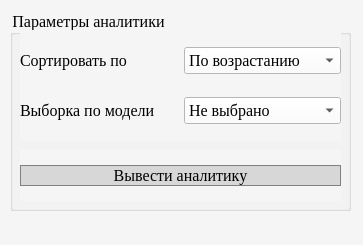
<?xml version="1.0" encoding="UTF-8"?>
<ui version="4.0">
 <class>MainWindow</class>
 <widget class="QMainWindow" name="MainWindow">
  <property name="geometry">
   <rect>
    <x>0</x>
    <y>0</y>
    <width>363</width>
    <height>245</height>
   </rect>
  </property>
  <property name="font">
   <font>
    <family>Times New Roman</family>
    <pointsize>12</pointsize>
   </font>
  </property>
  <property name="windowTitle">
   <string>Аналитика по ресурсозатратности</string>
  </property>
  <property name="styleSheet">
   <string notr="true">background-color: rgb(245, 245, 245);</string>
  </property>
  <widget class="QWidget" name="centralwidget">
   <widget class="QGroupBox" name="groupBox_PARAMETRI_ANALITIKI">
    <property name="geometry">
     <rect>
      <x>10</x>
      <y>10</y>
      <width>341</width>
      <height>201</height>
     </rect>
    </property>
    <property name="font">
     <font>
      <family>Times New Roman</family>
      <pointsize>12</pointsize>
     </font>
    </property>
    <property name="title">
     <string>Параметры аналитики</string>
    </property>
    <widget class="QWidget" name="gridLayoutWidget">
     <property name="geometry">
      <rect>
       <x>10</x>
       <y>20</y>
       <width>321</width>
       <height>111</height>
      </rect>
     </property>
     <layout class="QGridLayout" name="gridLayout">
      <item row="0" column="1">
       <widget class="QComboBox" name="comboBox_SORT_PO">
        <property name="font">
         <font>
          <family>Times New Roman</family>
          <pointsize>12</pointsize>
         </font>
        </property>
        <property name="styleSheet">
         <string notr="true">QComboBox{
	background-color:white;
}
QComboBox:hover{
	border:1px solid rgb(5,142,215);
}
QComboBox:pressed{
	border:1px solid rgb(5,142,215);
}</string>
        </property>
        <item>
         <property name="text">
          <string>По возрастанию</string>
         </property>
        </item>
        <item>
         <property name="text">
          <string>По убыванию</string>
         </property>
        </item>
       </widget>
      </item>
      <item row="0" column="0">
       <widget class="QLabel" name="label_SORT_PO">
        <property name="font">
         <font>
          <family>Times New Roman</family>
          <pointsize>12</pointsize>
         </font>
        </property>
        <property name="text">
         <string>Сортировать по</string>
        </property>
        <property name="margin">
         <number>10</number>
        </property>
       </widget>
      </item>
      <item row="1" column="0">
       <widget class="QLabel" name="label_VIBOR_MODEL">
        <property name="font">
         <font>
          <family>Times New Roman</family>
          <pointsize>12</pointsize>
         </font>
        </property>
        <property name="text">
         <string>Выборка по модели</string>
        </property>
        <property name="margin">
         <number>10</number>
        </property>
       </widget>
      </item>
      <item row="1" column="1">
       <widget class="QComboBox" name="comboBox_VIBOR_MODEL">
        <property name="font">
         <font>
          <family>Times New Roman</family>
          <pointsize>12</pointsize>
         </font>
        </property>
        <property name="styleSheet">
         <string notr="true">QComboBox{
	background-color:white;
}
QComboBox:hover{
	border:1px solid rgb(5,142,215);
}
QComboBox:pressed{
	border:1px solid rgb(5,142,215);
}</string>
        </property>
        <item>
         <property name="text">
          <string>Не выбрано</string>
         </property>
        </item>
       </widget>
      </item>
     </layout>
    </widget>
    <widget class="QWidget" name="horizontalLayoutWidget">
     <property name="geometry">
      <rect>
       <x>10</x>
       <y>140</y>
       <width>321</width>
       <height>51</height>
      </rect>
     </property>
     <layout class="QHBoxLayout" name="horizontalLayout">
      <item>
       <widget class="QPushButton" name="pushButton_VIVESTI_ANALITIKU_IS_BD">
        <property name="font">
         <font>
          <family>Times New Roman</family>
          <pointsize>12</pointsize>
         </font>
        </property>
        <property name="styleSheet">
         <string notr="true">QPushButton{
background-color: rgb(215, 215, 215);
border: 1px solid gray;
}
QPushButton:hover {border:2px solid  rgb(0, 120, 215);}
QPushButton:pressed {border:2px solid  rgb(0, 120, 215);}</string>
        </property>
        <property name="text">
         <string>Вывести аналитику</string>
        </property>
       </widget>
      </item>
     </layout>
    </widget>
   </widget>
  </widget>
  <widget class="QStatusBar" name="statusbar"/>
 </widget>
 <resources/>
 <connections/>
</ui>
